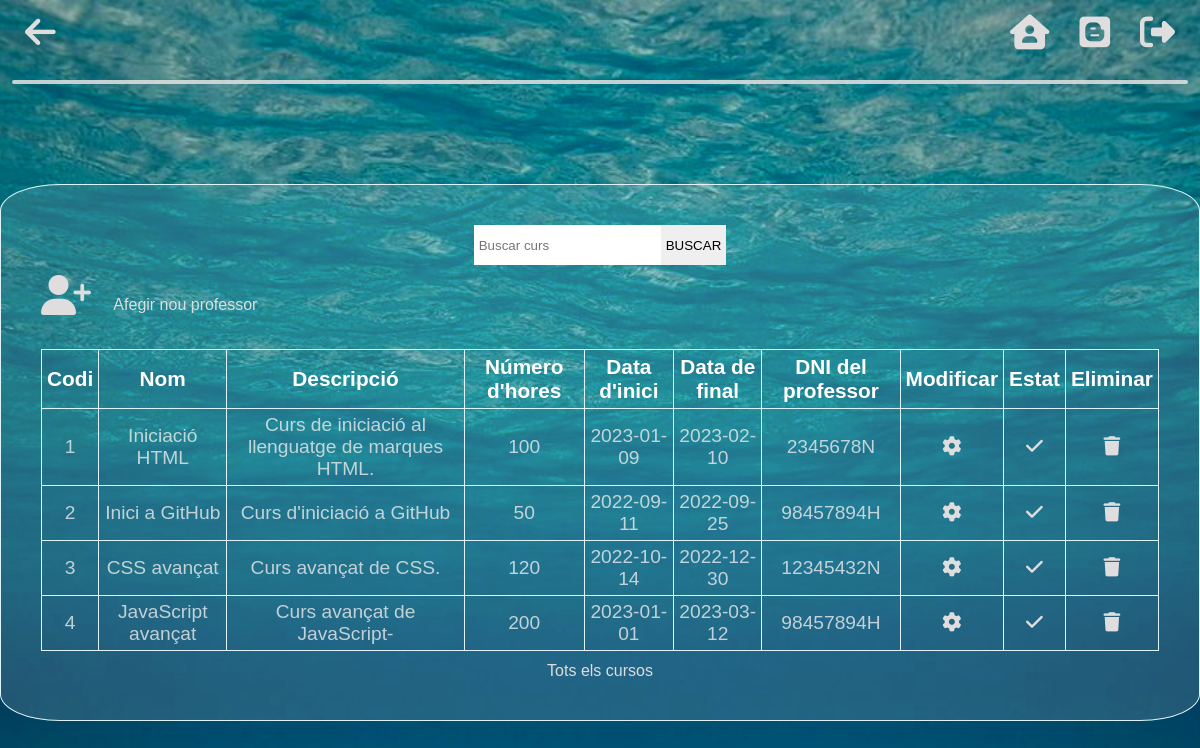
The page /admin/buscarCurs-admin.php (signed in) on the database as committed earlier.
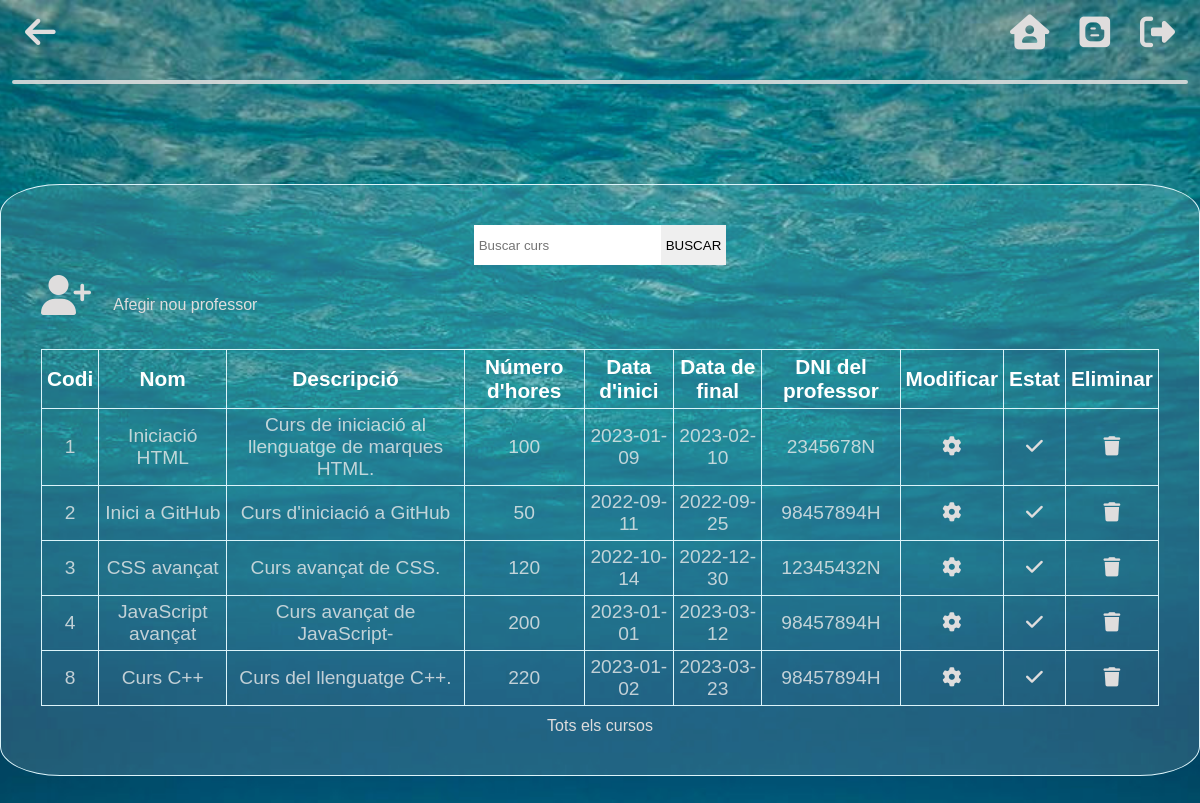
The same page on the database as committed later.
### tables this page shows
CREATE TABLE `cursos` (
  `codi` int(11) NOT NULL,
  `nom` varchar(150) NOT NULL,
  `descripcio` varchar(10000) NOT NULL,
  `num_hores` int(3) NOT NULL,
  `data_inici` date NOT NULL,
  `data_final` date NOT NULL,
  `nom_professor` varchar(150) NOT NULL,
  `fotografia` longblob NOT NULL,
  `actiu` int(1) NOT NULL DEFAULT 1
);

### admin/buscarCurs-admin.php (the view, shortened to what this page needs)
<?php
if (!isset($_SESSION['usuari'])) {
    header('location:index-admin.php');
} else {
?>
<!DOCTYPE html>
<html lang="en">
<head>
    <link rel="stylesheet" href="../css/style.css">
    <link rel="stylesheet" href="../css/admin.css">
</head>
<body background="../img/fondo.jpg">
    <nav>
        <a href="curs-admin.php"><i class="fa-sharp fa-solid fa-arrow-left"></i></a>
        <div class="lista">
            <li>
                <ul><a href="home-admin.php"><i class="fa-solid fa-house-user"></i></a></ul>
            </li>
            <li>
                <ul><a href="#"><i class="fa-brands fa-blogger"></i></a></ul>
            </li>
            <li>
                <ul><a href="../sortir.php" onclick="return confirmarTancarSessio()"><i
                            class="fa-solid fa-right-from-bracket"></i></a></ul>
            </li>
        </div>
    </nav>
    <hr>
    <div class="menu"></div>
    <section>
        <div class="taulaProf">
            <form action="buscarCurs-admin.php" method="post" style="display:flex; justify-content: center;">
                <input type="text" name="buscar" id="buscar" placeholder="Buscar curs">
                <input type="button" value="BUSCAR">
            </form>
            <a style="margin-bottom: 3%" href="afegirCurs-admin.php"><i style="margin-right: 2%; font-size: 40px"
                    class="fa-solid fa-user-plus"></i>Afegir nou professor</a>
            <table>
                <tr>
                    <th>Codi</th>
                    <th>Nom</th>
                    <th>Descripció</th>
                    <th>Número d'hores</th>
                    <th>Data d'inici</th>
                    <th>Data de final</th>
                    <th>DNI del professor</th>
                    <th>Modificar</th>
                    <th>Estat</th>
                    <th>Eliminar</th>
                </tr>
                <?php
                    $buscar = $_POST['buscar'];
                    include('funcions-admin.php');
                    $connexio = mysqli_connect("localhost", "root", "", "infobdn");
                    $sql = "SELECT * from cursos WHERE nom like '$buscar' '%' order by codi";
                    $resultat = mysqli_query($connexio, $sql);
                    while ($mostrar = mysqli_fetch_array($resultat)) {
                    ?>
                <tr>
                    <td><?php echo $mostrar['codi'] ?></td>
                    <td><?php echo $mostrar['nom'] ?></td>
                    <td><?php echo $mostrar['descripcio'] ?></td>
                    <td><?php echo $mostrar['num_hores'] ?></td>
                    <td><?php echo $mostrar['data_inici'] ?></td>
                    <td><?php echo $mostrar['data_final'] ?></td>
                    <td><?php echo $mostrar['nom_professor'] ?></td>
                    <td> <a href="editarCurs-admin.php?dni=<?php echo $mostrar['codi'] ?>"><i
                                class="fa-solid fa-gear"></i></a></td>
                    <td><?php cursActiu($mostrar['actiu'], $mostrar['codi']) ?></i></td>
                    <td><a href="eliminarCurs-admin.php? dni=<?php echo $mostrar['codi'] ?>"
                            onclick="return confirmElimCurs()"><i class="fa-solid fa-trash"></i></a></td>
                </tr>
                <?php
                    }
                    ?>
            </table>
            <a style="text-align:center; margin-top:1%;" href="curs-admin.php">Tots els cursos</a>
        </div>
    </section>
    <footer style="height: 400px;">
    </footer>
</body>
</html>
<?php
}
?>

### admin/funcions-admin.php (shortened to what this page needs)
    <?php
function cursActiu($bandera, $codi)
{
    if ($bandera == 1) {
    ?>
        <a href="cursActiu-admin.php?actiu=1&codi=<?php echo $codi ?>"><i class="fa-solid fa-check"></i></a>
    <?php
    }
    ?>
<?php
}
?>

Rows that differ between the two databases and show on the page:
added cursos: codi "8", nom "Curs C++", descripcio "Curs del llenguatge C++.", num_hores "220", data_inici "2023-01-02", data_final "2023-03-23", nom_professor "98457894H"
